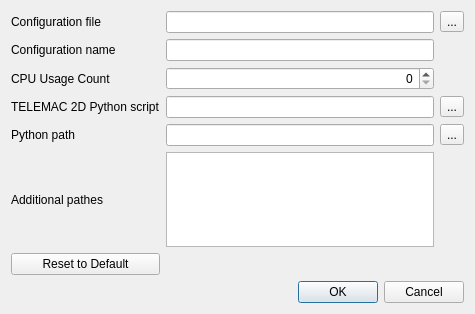
<?xml version="1.0" encoding="UTF-8"?>
<ui version="4.0">
 <class>ReosTelemacEngineConfigurationDialog</class>
 <widget class="QDialog" name="ReosTelemacEngineConfigurationDialog">
  <property name="geometry">
   <rect>
    <x>0</x>
    <y>0</y>
    <width>475</width>
    <height>314</height>
   </rect>
  </property>
  <property name="windowTitle">
   <string>TELEMAC Engine Settings</string>
  </property>
  <layout class="QVBoxLayout" name="verticalLayout">
   <item>
    <layout class="QGridLayout" name="gridLayout">
     <item row="6" column="0">
      <widget class="QLabel" name="label_6">
       <property name="text">
        <string>Additional pathes</string>
       </property>
      </widget>
     </item>
     <item row="2" column="0">
      <widget class="QLabel" name="label_3">
       <property name="text">
        <string>Configuration name</string>
       </property>
      </widget>
     </item>
     <item row="3" column="0">
      <widget class="QLabel" name="label_4">
       <property name="text">
        <string>CPU Usage Count</string>
       </property>
      </widget>
     </item>
     <item row="3" column="1">
      <widget class="QSpinBox" name="mCPUSpinBox">
       <property name="alignment">
        <set>Qt::AlignRight|Qt::AlignTrailing|Qt::AlignVCenter</set>
       </property>
      </widget>
     </item>
     <item row="1" column="2">
      <widget class="QToolButton" name="mTelemacConfigFileButton">
       <property name="text">
        <string notr="true">...</string>
       </property>
      </widget>
     </item>
     <item row="4" column="2">
      <widget class="QToolButton" name="mTelemac2DPythonScriptButton">
       <property name="text">
        <string notr="true">...</string>
       </property>
      </widget>
     </item>
     <item row="4" column="0">
      <widget class="QLabel" name="label">
       <property name="text">
        <string>TELEMAC 2D Python script</string>
       </property>
      </widget>
     </item>
     <item row="5" column="0">
      <widget class="QLabel" name="label_5">
       <property name="text">
        <string>Python path</string>
       </property>
      </widget>
     </item>
     <item row="2" column="1">
      <widget class="QLineEdit" name="mLineEditConfig">
       <property name="toolTip">
        <string>If void, the first configuration in the configuraton file will be considered</string>
       </property>
      </widget>
     </item>
     <item row="1" column="0">
      <widget class="QLabel" name="label_2">
       <property name="text">
        <string>Configuration file</string>
       </property>
      </widget>
     </item>
     <item row="4" column="1">
      <widget class="QLineEdit" name="mTelemac2DPythonScriptLineEdit"/>
     </item>
     <item row="6" column="1">
      <widget class="QTextEdit" name="mDependenciesPathTextEdit"/>
     </item>
     <item row="1" column="1">
      <widget class="QLineEdit" name="mTelemacConfigFileLineEdit">
       <property name="toolTip">
        <string>Configuration file can have a name as systel.***.cfg</string>
       </property>
      </widget>
     </item>
     <item row="5" column="1">
      <widget class="QLineEdit" name="mPythonPathLineEdit"/>
     </item>
     <item row="5" column="2">
      <widget class="QToolButton" name="mPythonPathButton">
       <property name="text">
        <string notr="true">...</string>
       </property>
      </widget>
     </item>
     <item row="7" column="0">
      <widget class="QPushButton" name="mDefaultButton">
       <property name="text">
        <string>Reset to Default</string>
       </property>
      </widget>
     </item>
    </layout>
   </item>
   <item>
    <spacer name="verticalSpacer">
     <property name="orientation">
      <enum>Qt::Vertical</enum>
     </property>
     <property name="sizeHint" stdset="0">
      <size>
       <width>20</width>
       <height>40</height>
      </size>
     </property>
    </spacer>
   </item>
   <item>
    <widget class="QDialogButtonBox" name="buttonBox">
     <property name="orientation">
      <enum>Qt::Horizontal</enum>
     </property>
     <property name="standardButtons">
      <set>QDialogButtonBox::Cancel|QDialogButtonBox::Ok</set>
     </property>
    </widget>
   </item>
  </layout>
 </widget>
 <resources/>
 <connections>
  <connection>
   <sender>buttonBox</sender>
   <signal>accepted()</signal>
   <receiver>ReosTelemacEngineConfigurationDialog</receiver>
   <slot>accept()</slot>
   <hints>
    <hint type="sourcelabel">
     <x>248</x>
     <y>254</y>
    </hint>
    <hint type="destinationlabel">
     <x>157</x>
     <y>274</y>
    </hint>
   </hints>
  </connection>
  <connection>
   <sender>buttonBox</sender>
   <signal>rejected()</signal>
   <receiver>ReosTelemacEngineConfigurationDialog</receiver>
   <slot>reject()</slot>
   <hints>
    <hint type="sourcelabel">
     <x>316</x>
     <y>260</y>
    </hint>
    <hint type="destinationlabel">
     <x>286</x>
     <y>274</y>
    </hint>
   </hints>
  </connection>
 </connections>
</ui>
